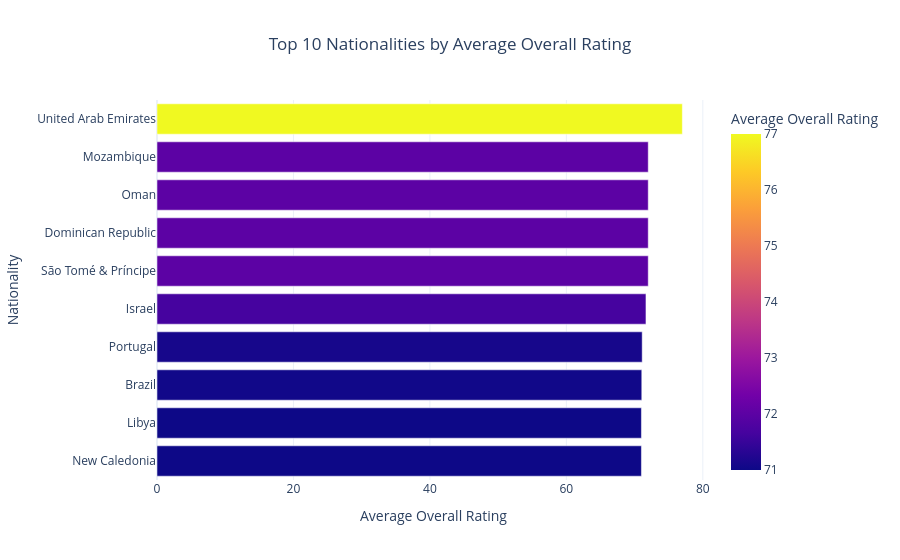

Notebook code cell kept with this figure:
### Markdown cell above
## Question 4

Which nationalities produce the highest-rated players?

### Code cell
# Calculate average overall rating for each nationality
top_nationalities = (
    df.groupby("nationality")["overall_rating"]
      .mean()
      .sort_values(ascending=False)
      .head(10)
      .reset_index()
)

fig = px.bar(
    top_nationalities,
    x="overall_rating",
    y="nationality",
    orientation="h",
    color="overall_rating",
    title="Top 10 Nationalities by Average Overall Rating",
    labels={
        "overall_rating": "Average Overall Rating",
        "nationality": "Nationality"
    }
)

fig.update_layout(
    template="plotly_white",
    title_x=0.5,
    yaxis=dict(categoryorder="total ascending")
)

fig.show()

### Figure 1 — Plotly figure (JSON) as saved in the notebook; plotly's stock layout.template omitted (floating-point values rounded to 4 significant figures)
{"data": [{"hovertemplate": "Average Overall Rating=%{marker.color}<br>Nationality=%{y}<extra></extra>", "legendgroup": "", "marker": {"color": [77.0, 72.0, 72.0, 72.0, 72.0, 71.67, 71.11, 71.05, 71.0, 71.0], "coloraxis": "coloraxis", "pattern": {"shape": ""}}, "name": "", "orientation": "h", "showlegend": false, "textposition": "auto", "type": "bar", "x": [77.0, 72.0, 72.0, 72.0, 72.0, 71.67, 71.11, 71.05, 71.0, 71.0], "xaxis": "x", "y": ["United Arab Emirates", "São Tomé & Príncipe", "Dominican Republic", "Oman", "Mozambique", "Israel", "Portugal", "Brazil", "New Caledonia", "Libya"], "yaxis": "y"}], "layout": {"barmode": "relative", "coloraxis": {"colorbar": {"title": {"text": "Average Overall Rating"}}, "colorscale": [[0, "#0d0887"], [0.1111, "#46039f"], [0.2222, "#7201a8"], [0.3333, "#9c179e"], [0.4444, "#bd3786"], [0.5556, "#d8576b"], [0.6667, "#ed7953"], [0.7778, "#fb9f3a"], [0.8889, "#fdca26"], [1, "#f0f921"]]}, "legend": {"tracegroupgap": 0}, "title": {"text": "Top 10 Nationalities by Average Overall Rating", "x": 0.5}, "xaxis": {"anchor": "y", "domain": [0, 1], "title": {"text": "Average Overall Rating"}}, "yaxis": {"anchor": "x", "categoryorder": "total ascending", "domain": [0, 1], "title": {"text": "Nationality"}}}}
